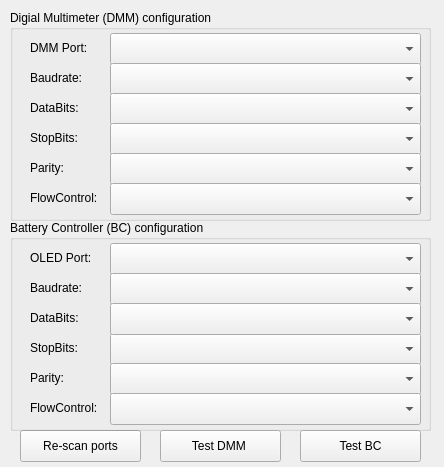
<?xml version="1.0" encoding="UTF-8"?>
<ui version="4.0">
 <class>Settings_DIalog_Serial_Port_Frame</class>
 <widget class="QFrame" name="Settings_DIalog_Serial_Port_Frame">
  <property name="geometry">
   <rect>
    <x>0</x>
    <y>0</y>
    <width>444</width>
    <height>467</height>
   </rect>
  </property>
  <property name="windowTitle">
   <string>Frame</string>
  </property>
  <widget class="QPushButton" name="pushButton_Rescan">
   <property name="geometry">
    <rect>
     <x>20</x>
     <y>430</y>
     <width>121</width>
     <height>32</height>
    </rect>
   </property>
   <property name="text">
    <string>Re-scan ports</string>
   </property>
  </widget>
  <widget class="QGroupBox" name="groupBox_DMM">
   <property name="geometry">
    <rect>
     <x>10</x>
     <y>10</y>
     <width>421</width>
     <height>211</height>
    </rect>
   </property>
   <property name="title">
    <string>Digial Multimeter (DMM) configuration</string>
   </property>
   <widget class="QLabel" name="label_DMM_port">
    <property name="geometry">
     <rect>
      <x>20</x>
      <y>30</y>
      <width>71</width>
      <height>16</height>
     </rect>
    </property>
    <property name="text">
     <string>DMM Port:</string>
    </property>
   </widget>
   <widget class="QComboBox" name="comboBox_DMM_port">
    <property name="geometry">
     <rect>
      <x>100</x>
      <y>23</y>
      <width>311</width>
      <height>32</height>
     </rect>
    </property>
   </widget>
   <widget class="QLabel" name="label_DMM_baudrate">
    <property name="geometry">
     <rect>
      <x>20</x>
      <y>60</y>
      <width>71</width>
      <height>16</height>
     </rect>
    </property>
    <property name="text">
     <string>Baudrate:</string>
    </property>
   </widget>
   <widget class="QLabel" name="label_DMM_databits">
    <property name="geometry">
     <rect>
      <x>20</x>
      <y>90</y>
      <width>71</width>
      <height>16</height>
     </rect>
    </property>
    <property name="text">
     <string>DataBits:</string>
    </property>
   </widget>
   <widget class="QLabel" name="label_DMM_stopbits">
    <property name="geometry">
     <rect>
      <x>20</x>
      <y>120</y>
      <width>71</width>
      <height>16</height>
     </rect>
    </property>
    <property name="text">
     <string>StopBits:</string>
    </property>
   </widget>
   <widget class="QLabel" name="label_DMM_parity">
    <property name="geometry">
     <rect>
      <x>20</x>
      <y>150</y>
      <width>71</width>
      <height>16</height>
     </rect>
    </property>
    <property name="text">
     <string>Parity:</string>
    </property>
   </widget>
   <widget class="QComboBox" name="comboBox_DMM_baudrate">
    <property name="geometry">
     <rect>
      <x>100</x>
      <y>53</y>
      <width>311</width>
      <height>32</height>
     </rect>
    </property>
   </widget>
   <widget class="QComboBox" name="comboBox_DMM_databits">
    <property name="geometry">
     <rect>
      <x>100</x>
      <y>83</y>
      <width>311</width>
      <height>32</height>
     </rect>
    </property>
   </widget>
   <widget class="QComboBox" name="comboBox_DMM_stopbits">
    <property name="geometry">
     <rect>
      <x>100</x>
      <y>113</y>
      <width>311</width>
      <height>32</height>
     </rect>
    </property>
   </widget>
   <widget class="QComboBox" name="comboBox_DMM_parity">
    <property name="geometry">
     <rect>
      <x>100</x>
      <y>143</y>
      <width>311</width>
      <height>32</height>
     </rect>
    </property>
   </widget>
   <widget class="QLabel" name="label_DMM_flowcontrol">
    <property name="geometry">
     <rect>
      <x>20</x>
      <y>180</y>
      <width>81</width>
      <height>16</height>
     </rect>
    </property>
    <property name="text">
     <string>FlowControl:</string>
    </property>
   </widget>
   <widget class="QComboBox" name="comboBox_DMM_flowcontrol">
    <property name="geometry">
     <rect>
      <x>100</x>
      <y>173</y>
      <width>311</width>
      <height>32</height>
     </rect>
    </property>
   </widget>
  </widget>
  <widget class="QGroupBox" name="groupBox_BC">
   <property name="geometry">
    <rect>
     <x>10</x>
     <y>220</y>
     <width>421</width>
     <height>211</height>
    </rect>
   </property>
   <property name="title">
    <string>Battery Controller (BC) configuration</string>
   </property>
   <widget class="QLabel" name="label_BC_port">
    <property name="geometry">
     <rect>
      <x>20</x>
      <y>30</y>
      <width>71</width>
      <height>16</height>
     </rect>
    </property>
    <property name="text">
     <string>OLED Port:</string>
    </property>
   </widget>
   <widget class="QComboBox" name="comboBox_BC_port">
    <property name="geometry">
     <rect>
      <x>100</x>
      <y>23</y>
      <width>311</width>
      <height>32</height>
     </rect>
    </property>
   </widget>
   <widget class="QLabel" name="label_BC_databits">
    <property name="geometry">
     <rect>
      <x>20</x>
      <y>90</y>
      <width>71</width>
      <height>16</height>
     </rect>
    </property>
    <property name="text">
     <string>DataBits:</string>
    </property>
   </widget>
   <widget class="QComboBox" name="comboBox_BC_baudrate">
    <property name="geometry">
     <rect>
      <x>100</x>
      <y>53</y>
      <width>311</width>
      <height>32</height>
     </rect>
    </property>
   </widget>
   <widget class="QComboBox" name="comboBox_BC_stopbits">
    <property name="geometry">
     <rect>
      <x>100</x>
      <y>113</y>
      <width>311</width>
      <height>32</height>
     </rect>
    </property>
   </widget>
   <widget class="QLabel" name="label_BC__parity">
    <property name="geometry">
     <rect>
      <x>20</x>
      <y>150</y>
      <width>71</width>
      <height>16</height>
     </rect>
    </property>
    <property name="text">
     <string>Parity:</string>
    </property>
   </widget>
   <widget class="QLabel" name="label_BC_stopbits">
    <property name="geometry">
     <rect>
      <x>20</x>
      <y>120</y>
      <width>71</width>
      <height>16</height>
     </rect>
    </property>
    <property name="text">
     <string>StopBits:</string>
    </property>
   </widget>
   <widget class="QComboBox" name="comboBox_BC_databits">
    <property name="geometry">
     <rect>
      <x>100</x>
      <y>83</y>
      <width>311</width>
      <height>32</height>
     </rect>
    </property>
   </widget>
   <widget class="QComboBox" name="comboBox_BC_parity">
    <property name="geometry">
     <rect>
      <x>100</x>
      <y>143</y>
      <width>311</width>
      <height>32</height>
     </rect>
    </property>
   </widget>
   <widget class="QLabel" name="label_BC_baudrate">
    <property name="geometry">
     <rect>
      <x>20</x>
      <y>60</y>
      <width>71</width>
      <height>16</height>
     </rect>
    </property>
    <property name="text">
     <string>Baudrate:</string>
    </property>
   </widget>
   <widget class="QLabel" name="label_BC_flowcontrol">
    <property name="geometry">
     <rect>
      <x>20</x>
      <y>180</y>
      <width>81</width>
      <height>16</height>
     </rect>
    </property>
    <property name="text">
     <string>FlowControl:</string>
    </property>
   </widget>
   <widget class="QComboBox" name="comboBox_BC_flowcontrol">
    <property name="geometry">
     <rect>
      <x>100</x>
      <y>173</y>
      <width>311</width>
      <height>32</height>
     </rect>
    </property>
   </widget>
  </widget>
  <widget class="QPushButton" name="pushButton_DMM_Test_Connection">
   <property name="geometry">
    <rect>
     <x>160</x>
     <y>430</y>
     <width>121</width>
     <height>32</height>
    </rect>
   </property>
   <property name="text">
    <string>Test DMM </string>
   </property>
  </widget>
  <widget class="QPushButton" name="pushButton_BC_Test_Connection">
   <property name="geometry">
    <rect>
     <x>300</x>
     <y>430</y>
     <width>121</width>
     <height>32</height>
    </rect>
   </property>
   <property name="text">
    <string>Test BC</string>
   </property>
  </widget>
 </widget>
 <resources/>
 <connections/>
</ui>
